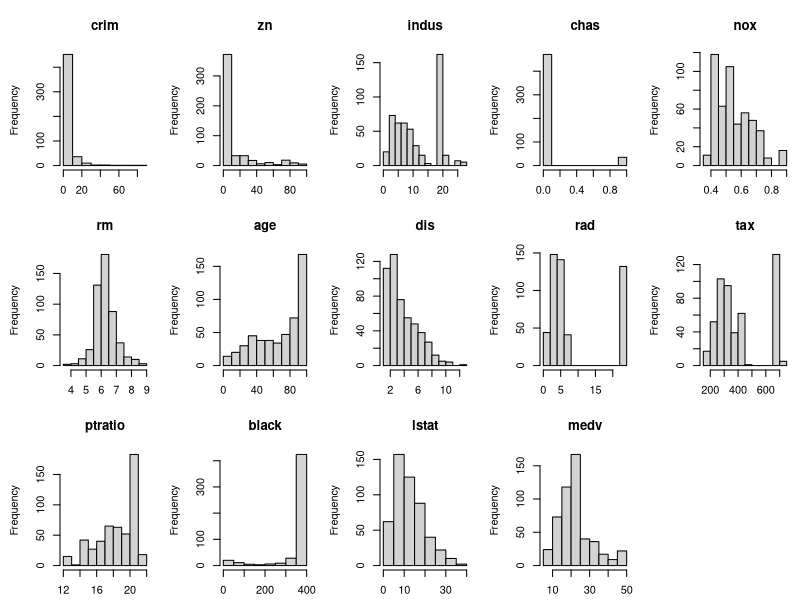
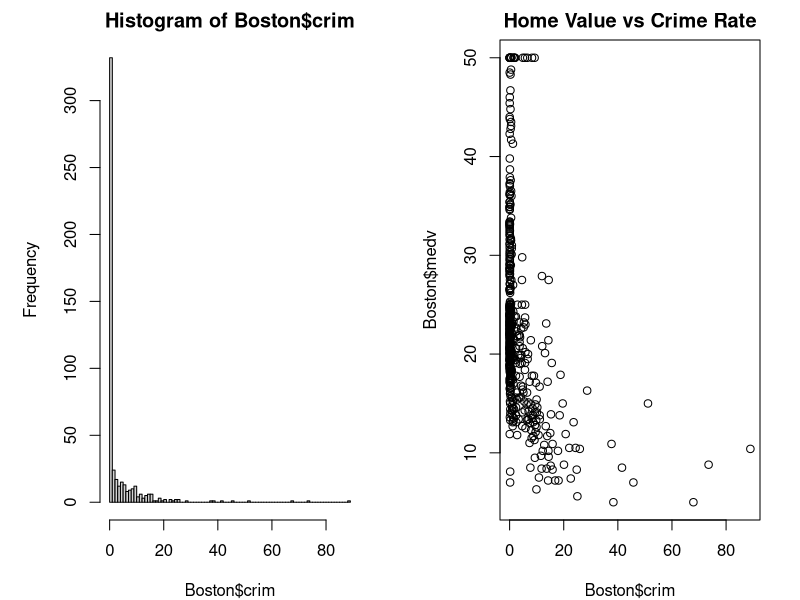
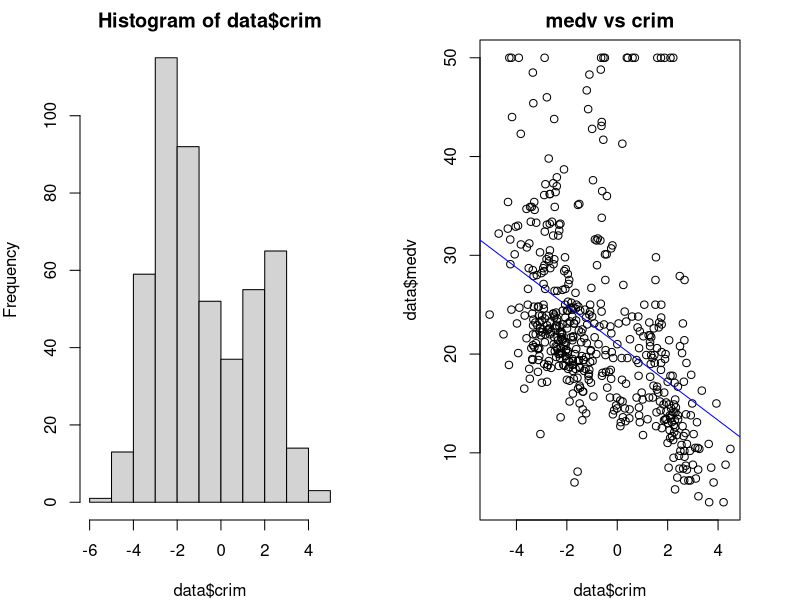
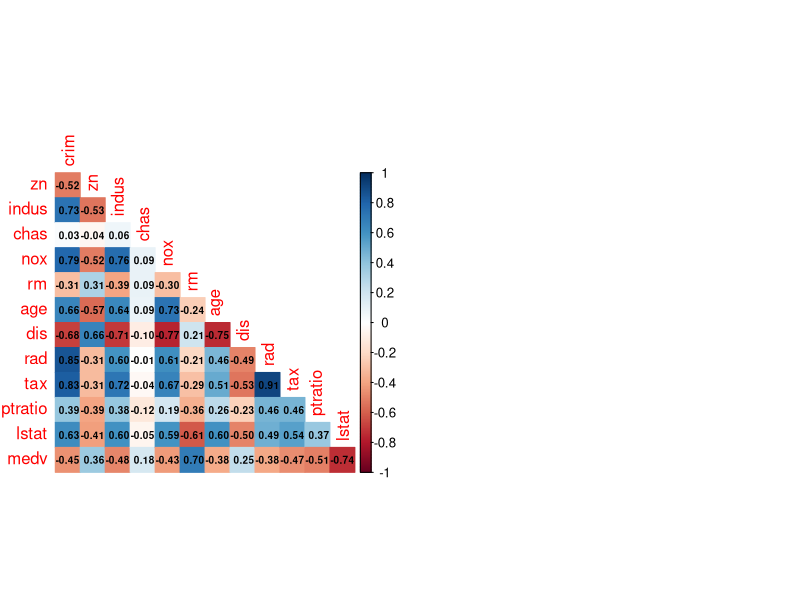
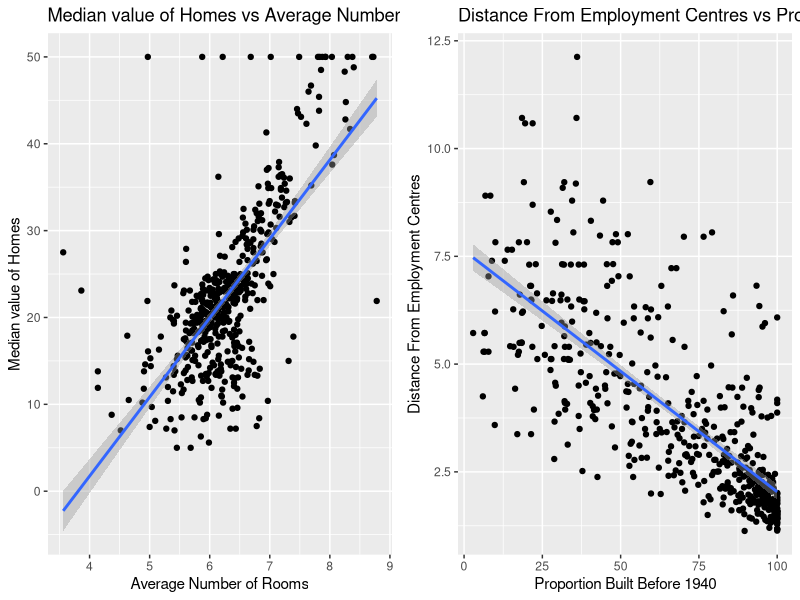
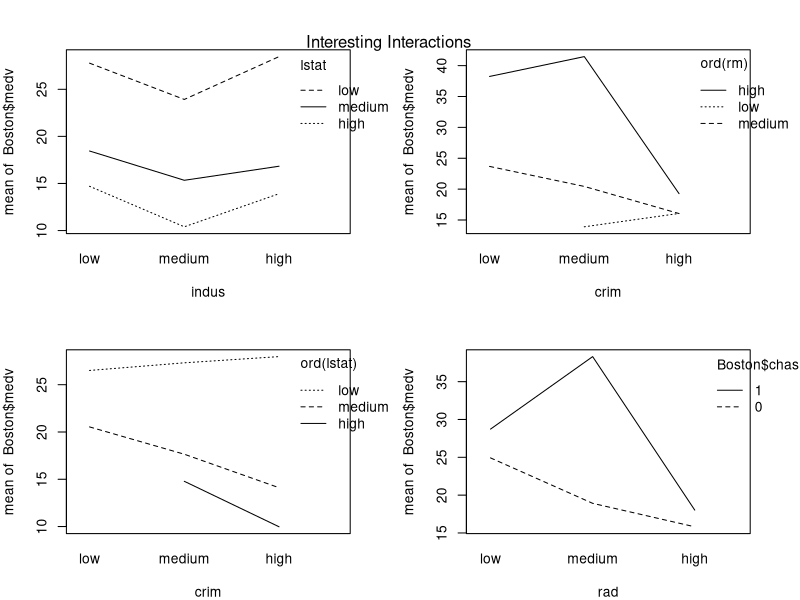

Reproduce these figures in R, in order.
## ---- chunk 1
knitr::opts_chunk$set(echo = TRUE)
## ---- chunk 2
# import libraries
library(MASS)
library(corrplot)
library(ggplot2)
library(dplyr)
library(ggpubr)

data <- Boston

## ---- chunk 3
summary(Boston)
head(Boston)
dim(Boston)
sapply(Boston,class)
## ---- chunk 4
par(mfrow = c(3,5), mai = c(0.3, 0.6, 0.5, 0.1))

mapply(function(x,y) hist(x,main=y),
       Boston,
       colnames(Boston))
## ---- chunk 5
par(mfrow=c(1,2), mar=c(4,5,2,2))
hist(Boston$crim,breaks=100)
plot(Boston$crim,Boston$medv, main = 'Home Value vs Crime Rate')

## ---- chunk 6
par(mfrow=c(1,2), mar=c(4,4,2,3))
# apply log transformation
data$crim <- log(Boston$crim)
hist(data$crim)
plot(data$crim,data$medv, main='medv vs crim')
abline(lm(data$medv~data$crim), col='Blue')
## ---- chunk 7
data$black <- NULL

## ---- chunk 8
corrplot(cor(data), method='color', type='lower', diag=FALSE, cl.pos="r", 
         title = , addCoef.col = "black",
         tl.srt = 90, number.cex = .6)
mtext("Correlation Plot of Boston Dataset", at=6, line=2, cex=1)

## ---- chunk 9
lw <- list(crim = 'Crime Rate',
           zn = 'Proportion over 25 000sqft',
           indus = 'proportion of non business',
           chas = 'Besides Charles River',
           nox ='Nitrogen Oxide Concentration',
           rm = 'Average Number of Rooms',
           age = 'Proportion Built Before 1940',
           dis = 'Distance From Employment Centres',
           rad = 'Accessibility to Highways',
           tax = 'Property Tax Rate / $ 10 000',
           lstat = 'Percent Lower Status',
           medv = 'Median value of Homes')

two.plot <- function(x,y){
  wrapper <- function(x, ...) 
  {
    paste(strwrap(x, ...), collapse = "\n")
  }
  
  g <- ggplot(data=data, aes_string(x=x,y=y))
  g + geom_point() + geom_smooth(method = 'lm') +
    ggtitle(wrapper(paste(lw[y],' vs ', lw[x]))) + ylab(lw[y]) + 
    xlab(lw[x])
}
# put onto same plot
ggarrange(two.plot('rm','medv'),
          two.plot('age','dis'),
          ncol = 2, nrow = 1)


## ---- chunk 10
summary(aov(data=data, medv ~ .^2 ))
## ---- chunk 11
bins <- c('low','medium','high')
Boston.c <- data.frame(apply(data,2,function (x) cut(x,3,bins))) 

attach(Boston.c)

ord <- function(x){
  return(factor(x,level=c('low','medium','high')))
}

par(mfrow = c(2,2), mar = c(4,4,3,3))
interaction.plot(ord(indus), 
                 lstat,
                 Boston$medv,
                 xlab='indus')

interaction.plot(ord(crim),
                 ord(rm),
                 Boston$medv,
                 xlab='crim')

interaction.plot(ord(crim),
                 ord(lstat),
                 Boston$medv,
                 xlab='crim')

interaction.plot(ord(nox),
                 Boston$chas,
                 Boston$medv,
                 xlab='rad')

mtext("Interesting Interactions", at=0, line=18, cex=1)
